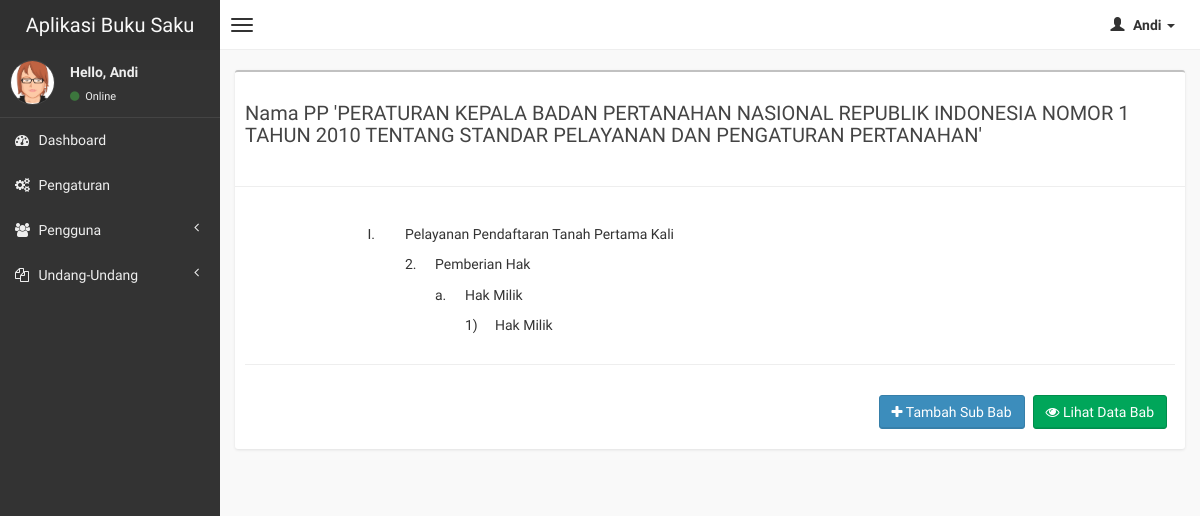
Screenshot of /pages/sop_anak_sub_anak_sub_bab.php?id=25&id_bab_utama_sop=38&id_sub_bab_sop=33&id_anak_sub_bab_sop=20&id_sub_anak_sub_bab_sop=18 (signed in) with the database file from the repository.
### tables this page shows
CREATE TABLE `tb_sub_anak_sub_bab_sop` (
  `id_sub_anak_sub_bab_sop` int(11) NOT NULL,
  `id` int(11) NOT NULL,
  `id_bab_utama_sop` int(11) NOT NULL,
  `id_sub_bab_sop` int(11) NOT NULL,
  `id_anak_sub_bab_sop` int(11) NOT NULL,
  `urutan_sub_anak_sub_bab` varchar(10) NOT NULL,
  `judul_sub_anak_sub_bab` varchar(300) NOT NULL,
  `tanggal_pembuatan` timestamp NOT NULL DEFAULT current_timestamp() ON UPDATE current_timestamp()
);

CREATE TABLE `tb_nama_uu` (
  `id` int(11) NOT NULL,
  `nama_uu` varchar(255) NOT NULL,
  `status` varchar(10) NOT NULL,
  `tanggal_pembuatan` timestamp NOT NULL DEFAULT current_timestamp() ON UPDATE current_timestamp()
);

CREATE TABLE `tb_bab_utama_sop` (
  `id_bab_utama_sop` int(11) NOT NULL,
  `id` int(11) NOT NULL,
  `ada_sub_bab_bab_utama` int(2) NOT NULL,
  `urutan_bab_utama_sop` varchar(10) NOT NULL,
  `judul_bab_utama_sop` varchar(300) NOT NULL,
  `tanggal_pembuatan` timestamp NOT NULL DEFAULT current_timestamp() ON UPDATE current_timestamp()
);

CREATE TABLE `tb_sub_bab_sop` (
  `id_sub_bab_sop` int(11) NOT NULL,
  `id_bab_utama_sop` int(11) NOT NULL,
  `id` int(11) NOT NULL,
  `urutan_sub_bab` varchar(10) NOT NULL,
  `judul_sub_bab` varchar(300) NOT NULL,
  `ada_sub_bab` varchar(2) NOT NULL,
  `tanggal_pembuatan` timestamp NOT NULL DEFAULT current_timestamp() ON UPDATE current_timestamp()
);

CREATE TABLE `tb_anak_sub_bab_sop` (
  `id_anak_sub_bab_sop` int(11) NOT NULL,
  `id` int(11) NOT NULL,
  `id_bab_utama_sop` int(11) NOT NULL,
  `id_sub_bab_sop` int(11) NOT NULL,
  `urutan_anak_sub_bab` varchar(10) NOT NULL,
  `judul_anak_sub_bab` varchar(300) NOT NULL,
  `tanggal_pembuatan` timestamp NOT NULL DEFAULT current_timestamp() ON UPDATE current_timestamp()
);

### pages/sop_anak_sub_anak_sub_bab.php (the view, shortened to what this page needs)
<?php
include '../connect/koneksi.php';
$get_id_bab_utama_sop = $_GET['id_bab_utama_sop'];
$get_id_sub_bab_sop = $_GET['id_sub_bab_sop'];
$get_id_anak_sub_bab_sop = $_GET['id_anak_sub_bab_sop'];
$get_id_sub_anak_sub_bab_sop = $_GET['id_sub_anak_sub_bab_sop'];
?>
<!DOCTYPE html>
<html>
<head>
  <link href="../css/bootstrap.min.css" rel="stylesheet" type="text/css" />
  <link href="../css/font-awesome.min.css" rel="stylesheet" type="text/css" />
  <link href="../css/ionicons.min.css" rel="stylesheet" type="text/css" />
  <link href="../css/morris/morris.css" rel="stylesheet" type="text/css" />
  <link href="../css/jvectormap/jquery-jvectormap-1.2.2.css" rel="stylesheet" type="text/css" />
  <link href="../css/fullcalendar/fullcalendar.css" rel="stylesheet" type="text/css" />
  <link href="../css/daterangepicker/daterangepicker-bs3.css" rel="stylesheet" type="text/css" />
  <link href="../css/bootstrap-wysihtml5/bootstrap3-wysihtml5.min.css" rel="stylesheet" type="text/css" />
  <link href="../css/AdminLTE.css" rel="stylesheet" type="text/css" />
</head>
<body class="skin-black">
  <header class="header">
    <a href="#" class="logo">
      Aplikasi Buku Saku
    </a>
    <nav class="navbar navbar-static-top" role="navigation">
      <a href="#" class="navbar-btn sidebar-toggle" data-toggle="offcanvas" role="button">
        <span class="icon-bar"></span>
        <span class="icon-bar"></span>
        <span class="icon-bar"></span>
      </a>
      <div class="navbar-right">
        <ul class="nav navbar-nav">
          <li class="dropdown user user-menu">
            <a href="#" class="dropdown-toggle" data-toggle="dropdown">
              <i class="glyphicon glyphicon-user"></i>
              <span><?= $_SESSION['nama']; ?> <i class="caret"></i></span>
            </a>
          </li>
        </ul>
      </div>
    </nav>
  </header>
  <div class="wrapper row-offcanvas row-offcanvas-left">
    <aside class="left-side sidebar-offcanvas">
      <section class="sidebar">
        <div class="user-panel">
          <div class="pull-left image">
            <img src="../img/avatar3.png" class="img-circle" alt="User Image" />
          </div>
          <div class="pull-left info">
            <p>Hello, <?= $_SESSION['nama']; ?></p>
            <a href="#"><i class="fa fa-circle text-success"></i> Online</a>
          </div>
        </div>
        <ul class="sidebar-menu">
          <li>
            <a href="../pages/dashboard.php">
              <i class="fa fa-dashboard"></i> <span>Dashboard</span>
            </a>
          </li>
          <li>
          <a href="../pages/pengaturan.php">
              <i class="fa fa-cogs"></i><span> Pengaturan</span>
            </a>
          </li>
          <li class="treeview">
            <a href="#">
              <i class="fa fa-users"></i>
              <span>Pengguna</span>
              <i class="fa fa-angle-left pull-right"></i>
            </a>
          </li>
          <li class="treeview">
            <a href="#">
              <i class="fa fa-copy"></i>
              <span>Undang-Undang</span>
              <i class="fa fa-angle-left pull-right"></i>
            </a>
          </li>
        </ul>
      </section>
    </aside>
    <aside class="right-side">
      <section class="content">
        <div class="row">
          <div class="col-xs-12">
            <div class="box">
              <?php
              $result = mysqli_query($con, "SELECT * FROM tb_sub_anak_sub_bab_sop JOIN tb_nama_uu USING(id) JOIN tb_bab_utama_sop USING(id) JOIN tb_sub_bab_sop USING(id) JOIN tb_anak_sub_bab_sop USING(id)  WHERE tb_sub_anak_sub_bab_sop.id_sub_anak_sub_bab_sop='$get_id_sub_anak_sub_bab_sop' AND tb_bab_utama_sop.id_bab_utama_sop='$get_id_bab_utama_sop' AND tb_sub_bab_sop.id_sub_bab_sop= '$get_id_sub_bab_sop' AND tb_anak_sub_bab_sop.id_anak_sub_bab_sop='$get_id_anak_sub_bab_sop'");
              while ($data = mysqli_fetch_array($result)) :
              ?>
                <div class="box-header">
                  <h4 class="box-title" style="margin-top: 20px;">Nama PP '<?= $data['nama_uu']; ?>'</h4>
                </div>
                <hr>
                <div class="box-body">
                  <div class="form-group row">
                    <span class="col-md-1"></span>
                    <h5 class="col-md-1" style="text-align: right;"><?= $data['urutan_bab_utama_sop']; ?>.</h5>
                    <div class="col-md-6">
                      <h5><?= $data['judul_bab_utama_sop']; ?></h5>
                    </div>
                  </div>
                  <div class="form-group row">
                    <span class="col-md-2"></span>
                    <h5 class="col-md-1" style="width: 10px; margin-top: -10px;"><?= $data['urutan_sub_bab']; ?>.</h5>
                    <div class="col-md-6">
                      <h5 style="margin-top: -10px;"><?= $data['judul_sub_bab']; ?></h5>
                    </div>
                  </div>
                  <div class="form-group row">
                    <span class="col-md-2"></span>
                    <span class="col-md-1" style="width: 10px; margin-top: -10px;"> </span>
                    <h5 class="col-md-1" style=" width: 10px; margin-left: 30px; margin-top: -10px; text-align: left;"><?= $data['urutan_anak_sub_bab']; ?>.</h5>
                    <div class="col-md-6">
                      <h5 style="margin-top: -10px;"><?= $data['judul_anak_sub_bab']; ?></h5>
                    </div>
                  </div>
                  <div class="form-group row">
                    <span class="col-md-2"></span>
                    <span class="col-md-1" style="width: 10px; margin-top: -10px;"> </span>
                    <h5 class="col-md-1" style=" width: 10px; margin-left: 60px; margin-top: -10px; text-align: left;"><?= $data['urutan_sub_anak_sub_bab']; ?>&#41;</h5>
                    <div class="col-md-6">
                      <h5 style="margin-top: -10px;"><?= $data['judul_sub_anak_sub_bab']; ?></h5>
                    </div>
                  </div>
                  <hr>
                  <div class="box-header justify-content-between ml-auto">
                    <button type="button" class="btn btn-success pull-right" style="margin-top: 10px; margin-right: 8px;" id="hidetable" onclick="hideTable()" aria-pressed="true">
                      <i class="fa fa-eye"></i> Lihat Data Bab
                    </button>
                    <button type="button" class="btn btn-primary pull-right" style="margin-top: 10px; margin-right: 8px;" id="unhidetable" onclick="unhideTable()" aria-pressed="true">
                      <i class="fa fa-plus"></i> Tambah Sub Bab
                    </button>
                  </div>
                </div>
              <?php
              endwhile;
              ?>
            </div>
          </div>
        </div>
      </section>
    </aside>
  </div>
</body>
</html>

### rows the page displays
tb_sub_anak_sub_bab_sop: tb_nama_uu.nama_uu "PERATURAN KEPALA BADAN PERTANAHAN NASIONAL REPUBLIK INDONESIA NOMOR 1 TAHUN 2010 TENTANG STANDAR PELAYANAN DAN PENGATURAN PERTANAHAN", id_bab_utama_sop.urutan_bab_utama_sop "I", id_bab_utama_sop.judul_bab_utama_sop "Pelayanan Pendaftaran Tanah Pertama Kali", id_sub_bab_sop.urutan_sub_bab "2", id_sub_bab_sop.judul_sub_bab "Pemberian Hak", id_anak_sub_bab_sop.urutan_anak_sub_bab "a", id_anak_sub_bab_sop.judul_anak_sub_bab "Hak Milik", urutan_sub_anak_sub_bab "1", judul_sub_anak_sub_bab "Hak Milik"

### other values shown
$_SESSION['nama'] "Andi"
